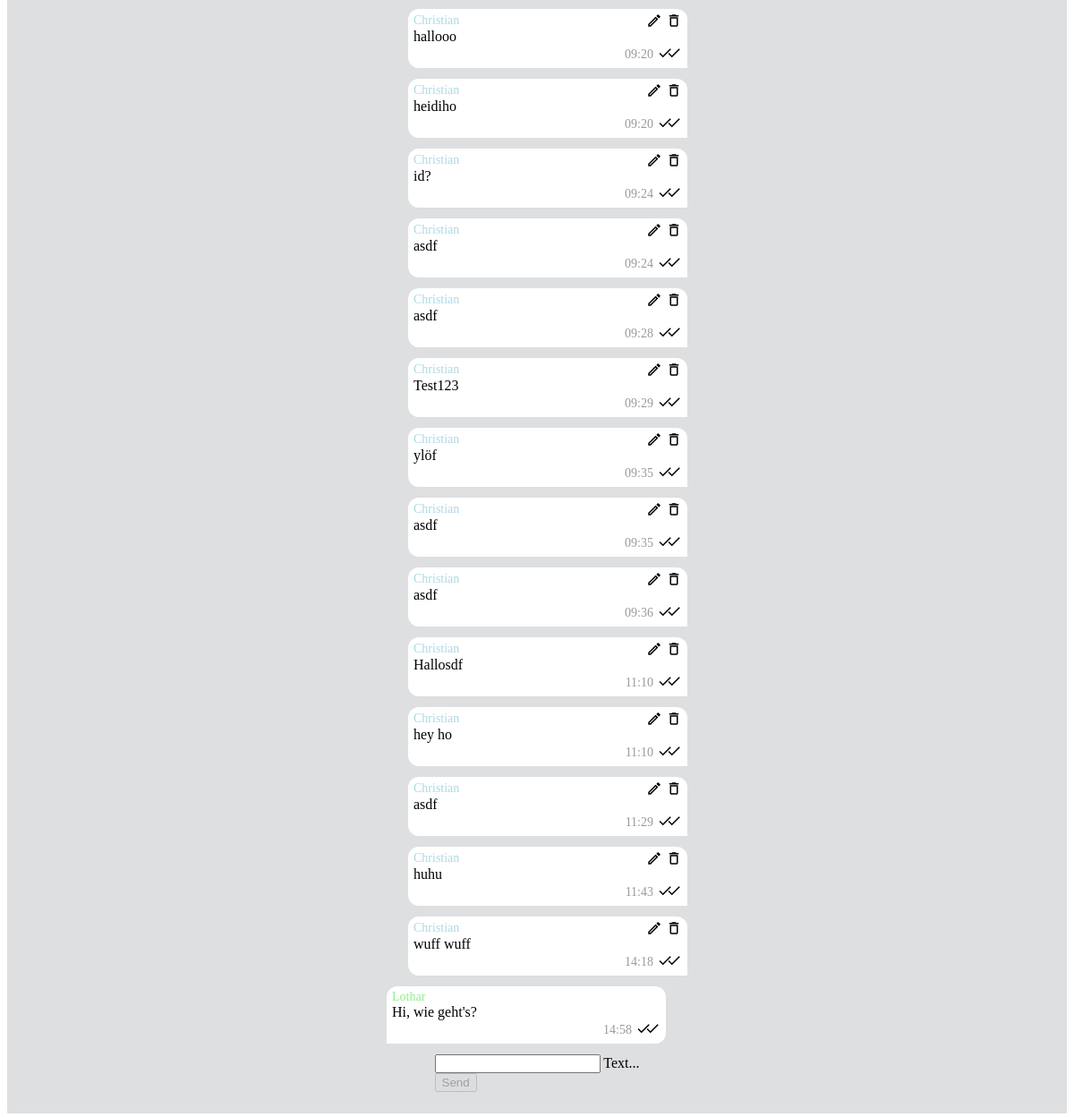
Page /chat/ (signed in, lower part) on the earlier database version.
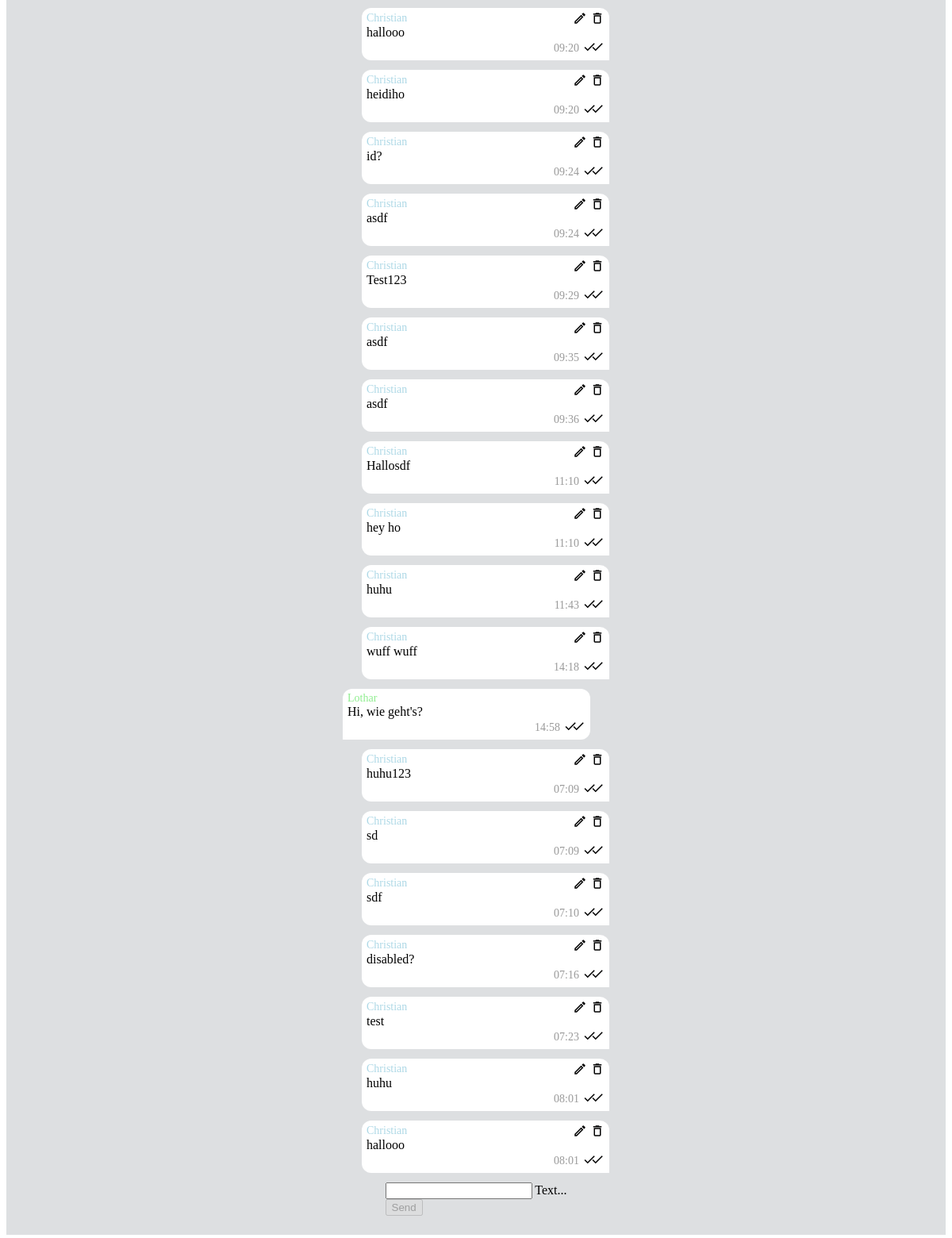
Same page on the later database version.
### chat/models.py (models this page shows)
class Message(models.Model):
    text = models.CharField(max_length=500)
    created_at = models.DateTimeField(default=datetime.now)
    chat = models.ForeignKey(Chat, on_delete=models.CASCADE, related_name='chat_message_set', default=None, blank=True, null=True)
    author = models.ForeignKey(settings.AUTH_USER_MODEL, on_delete=models.CASCADE, related_name='author_message_set')
    receiver = models.ForeignKey(settings.AUTH_USER_MODEL, on_delete=models.CASCADE, related_name='receiver_message_set')

### chat/views.py (the view, shortened to what this page needs)
# urls.py: path('', views.index, name='index'),
@login_required(login_url='/login/')
def index(request):
    chatMessages = Message.objects.filter(chat__id=1)
    return render(request, 'chat/index.html', {'messages': chatMessages})

### chat/templates/chat/index.html (shortened to what this page needs)
{% extends "base.html" %}
{% block content %}
    {% load django_material_icons %}
    {% if request.user.is_authenticated %}
        <div id="messageContainer" class="message-container">
            {% for message in messages %}
                <div class="bubble {% if message.author == request.user %}msg-right{% else %}msg-left{% endif %}"
                     id="bubble-{{ message.id }}">
                    <div class="msg-header">
                        <span class="{% if message.author == request.user %}msg-author{% else %}msg-receiver{% endif %}">{{ message.author.first_name }}</span>
                        {% if message.author == request.user %}
                            <div class="msg-edit">
                                <p class="material-icons-outlined msg-icon"
                                   onclick="editMessage({{ message.id }})">edit</p>
                                <p class="material-icons-outlined msg-icon"
                                   onclick="deleteMessage({{ message.id }})">delete</p>
                            </div>
                        {% endif %}
                    </div>
                    <span class="msg-msg" id="message-{{ message.id }}">{{ message.text }}</span>
                    <div class="msg-bottom">
                        <span class="color-gray msg-time">{{ message.created_at|date:'H:i' }}</span>
                        <div class="msg-bottom-check">
                            <p class="material-icons-outlined msg-icon">check</p>
                            <p class="material-icons-outlined msg-icon">check</p>
                        </div>
                    </div>
                </div>
            {% endfor %}
        </div>
        <form onsubmit="sendMessage(); return false;"
              method="post"
              id="messageInput">
            <div class="mdl-textfield mdl-js-textfield mdl-textfield--floating-label">
                <input class="mdl-textfield__input"
                       type="text"
                       id="messageField"
                       name="textmessage" />
                <label class="mdl-textfield__label" for="messageField">Text...</label>
            </div>
            <button class="mdl-button mdl-js-button mdl-button--raised mdl-js-ripple-effect mdl-button--accent"
                    id="postMessageBtn"
                    disabled>Send</button>
        </form>
    {% endif %}
{% endblock content %}

Differences in the rows shown:
removed Message: author.first_name "Christian", text "asdf", created_at "09:28"
removed Message: author.first_name "Christian", text "ylöf", created_at "09:35"
removed Message: author.first_name "Christian", text "asdf", created_at "11:29"
added Message: author.first_name "Christian", text "huhu123", created_at "07:09"
added Message: author.first_name "Christian", text "sd", created_at "07:09"
added Message: author.first_name "Christian", text "sdf", created_at "07:10"
added Message: author.first_name "Christian", text "disabled?", created_at "07:16"
added Message: author.first_name "Christian", text "test", created_at "07:23"
added Message: author.first_name "Christian", text "huhu", created_at "08:01"
added Message: author.first_name "Christian", text "hallooo", created_at "08:01"
